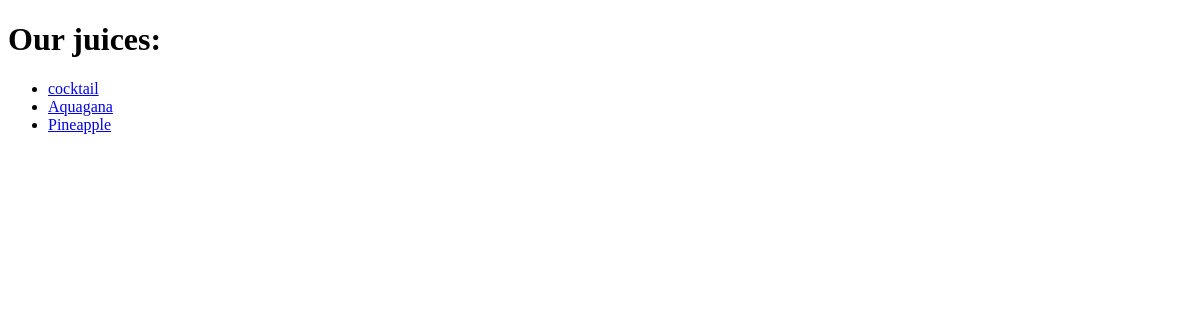
The page /juices on the database as committed earlier.
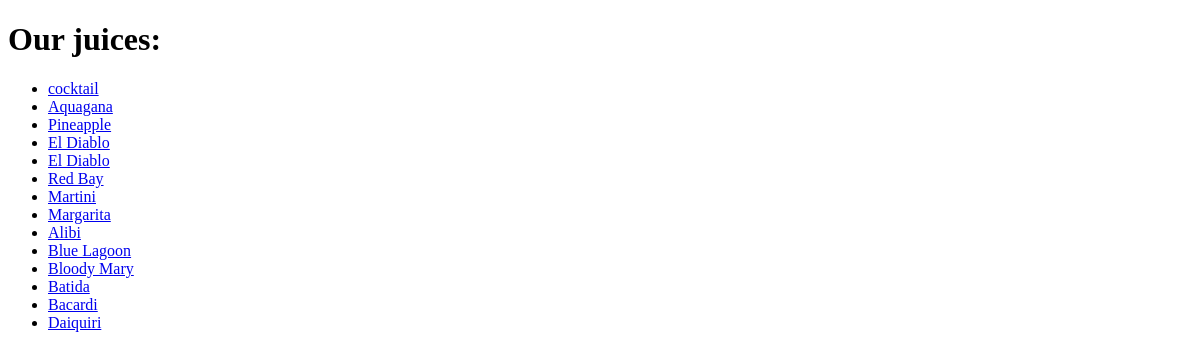
The same page on the database as committed later.
### juices/models.py (models this page shows, shortened)
class Juice(db.Model):
    id     = db.Column(db.Integer, primary_key=True)
    name   = db.Column(db.String(64), unique=True)
    recipe = db.Column(db.String(254))

### juices/routes.py (the view)
@app.route('/juices')
def all_juices():
    juices_obj = models.Juice.query.all()
    return flask.render_template("all_juices.html", juices=juices_obj)

### juices/templates/all_juices.html
{% extends "base.html" %}
{% block content %}
<h1>Our juices:</h1>
<ul>
    {% for juice in juices %}
    <li> <a href="{{ url_for('juice_details', juice_id=juice.id) }}" >{{ juice.name }}</a> </li>
    {% endfor %}
</ul>
{% endblock %}

### juices/templates/base.html (shortened to what this page needs)
<!DOCTYPE html>
<html lang="en">
<head>
</head>
<body>
    {% block content %}
    {% endblock %}
</body>
</html>

Rows that differ between the two databases and show on the page:
added Juice: name "El Diablo"
added Juice: name "El Diablo"
added Juice: name "Red Bay"
added Juice: name "Martini"
added Juice: name "Margarita"
added Juice: name "Alibi"
added Juice: name "Blue Lagoon"
added Juice: name "Bloody Mary"
added Juice: name "Batida"
added Juice: name "Bacardi"
added Juice: name "Daiquiri"
